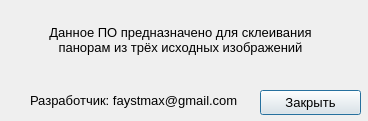
<?xml version="1.0" encoding="UTF-8"?>
<ui version="4.0">
 <class>Dialog</class>
 <widget class="QDialog" name="Dialog">
  <property name="geometry">
   <rect>
    <x>0</x>
    <y>0</y>
    <width>368</width>
    <height>121</height>
   </rect>
  </property>
  <property name="minimumSize">
   <size>
    <width>368</width>
    <height>121</height>
   </size>
  </property>
  <property name="maximumSize">
   <size>
    <width>368</width>
    <height>121</height>
   </size>
  </property>
  <property name="font">
   <font>
    <family>Arial</family>
   </font>
  </property>
  <property name="windowTitle">
   <string>О программе</string>
  </property>
  <property name="windowIcon">
   <iconset>
    <normaloff>resource/icon/vision.png</normaloff>resource/icon/vision.png</iconset>
  </property>
  <widget class="QPushButton" name="closeButton">
   <property name="geometry">
    <rect>
     <x>260</x>
     <y>90</y>
     <width>101</width>
     <height>25</height>
    </rect>
   </property>
   <property name="font">
    <font>
     <family>Arial</family>
     <pointsize>10</pointsize>
    </font>
   </property>
   <property name="text">
    <string>Закрыть</string>
   </property>
  </widget>
  <widget class="QLabel" name="label">
   <property name="geometry">
    <rect>
     <x>40</x>
     <y>20</y>
     <width>281</width>
     <height>41</height>
    </rect>
   </property>
   <property name="font">
    <font>
     <pointsize>10</pointsize>
    </font>
   </property>
   <property name="text">
    <string>&lt;!DOCTYPE HTML PUBLIC &quot;-//W3C//DTD HTML 4.0//EN&quot; &quot;http://www.w3.org/TR/REC-html40/strict.dtd&quot;&gt;
&lt;html&gt;&lt;head&gt;&lt;meta name=&quot;qrichtext&quot; content=&quot;1&quot; /&gt;&lt;style type=&quot;text/css&quot;&gt;
p, li { white-space: pre-wrap; }
&lt;/style&gt;&lt;/head&gt;&lt;body style=&quot; font-family:'Arial'; font-size:8pt; font-weight:400; font-style:normal;&quot;&gt;
&lt;p align=&quot;center&quot; style=&quot; margin-top:12px; margin-bottom:12px; margin-left:0px; margin-right:0px; -qt-block-indent:0; text-indent:0px;&quot;&gt;&lt;span style=&quot; font-size:10pt;&quot;&gt;Данное ПО предназначено для склеивания &lt;br /&gt;панорам из трёх исходных изображений&lt;/span&gt;&lt;/p&gt;&lt;/body&gt;&lt;/html&gt;</string>
   </property>
  </widget>
  <widget class="QLabel" name="label_2">
   <property name="geometry">
    <rect>
     <x>30</x>
     <y>90</y>
     <width>221</width>
     <height>21</height>
    </rect>
   </property>
   <property name="font">
    <font>
     <pointsize>10</pointsize>
    </font>
   </property>
   <property name="text">
    <string>Разработчик: faystmax@gmail.com</string>
   </property>
  </widget>
 </widget>
 <resources/>
 <connections/>
</ui>
